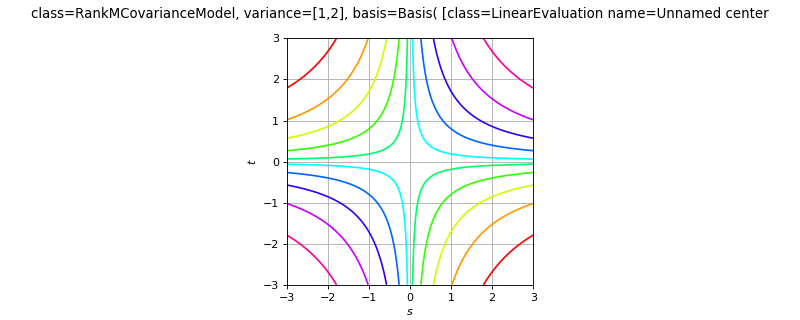

Generate this figure with Python:
import openturns as ot
from matplotlib import pyplot as plt
from openturns.viewer import View
if ot.RankMCovarianceModel().__class__.__name__ == 'ExponentialModel':
    covarianceModel = ot.ExponentialModel([0.5], [5.0])
elif ot.RankMCovarianceModel().__class__.__name__ == 'GeneralizedExponential':
    covarianceModel = ot.GeneralizedExponential([2.0], [3.0], 1.5)
elif ot.RankMCovarianceModel().__class__.__name__ == 'ProductCovarianceModel':
    amplitude = [1.0]
    scale1 = [4.0]
    scale2 = [4.0]
    cov1 = ot.ExponentialModel(scale1, amplitude)
    cov2 = ot.ExponentialModel(scale2, amplitude)
    covarianceModel = ot.ProductCovarianceModel([cov1, cov2])
elif ot.RankMCovarianceModel().__class__.__name__ == 'RankMCovarianceModel':
    variance = [1.0, 2.0]
    basis = ot.LinearBasisFactory().build()
    covarianceModel = ot.RankMCovarianceModel(variance, basis)
else:
    covarianceModel = ot.RankMCovarianceModel()
title = str(covarianceModel)[:100]
if covarianceModel.getInputDimension() == 1:
    scale = covarianceModel.getScale()[0]
    if covarianceModel.isStationary():
        def f(x):
            return [covarianceModel(x)[0, 0]]
        func = ot.PythonFunction(1, 1, f)
        func.setDescription(['$tau$', '$cov$'])
        cov_graph = func.draw(-3.0 * scale, 3.0 * scale, 129)
        cov_graph.setTitle(title)
        fig = plt.figure(figsize=(10, 4))
        cov_axis = fig.add_subplot(111)
        View(cov_graph, figure=fig, axes=[cov_axis], add_legend=False)
    else:
        def f(x):
            return [covarianceModel([x[0]], [x[1]])[0, 0]]
        func = ot.PythonFunction(2, 1, f)
        func.setDescription(['$s$', '$t$', '$cov$'])
        cov_graph = func.draw([-3.0 * scale]*2, [3.0 * scale]*2, [129]*2)
        cov_graph.setTitle(title)
        fig = plt.figure(figsize=(10, 4))
        cov_axis = fig.add_subplot(111)
        View(cov_graph, figure=fig, axes=[cov_axis], add_legend=False, square_axes=True)
elif covarianceModel.getInputDimension() == 2:
    scale = covarianceModel.getScale()
    if covarianceModel.isStationary():
        def f(x):
            return [covarianceModel(x)[0, 0]]
        func = ot.PythonFunction(2, 1, f)
        func.setDescription(['$s$', '$t$', '$cov$'])
        cov_graph = func.draw(-3.0 * scale, 3.0 * scale, [129]*2)
        cov_graph.setTitle(title)
        fig = plt.figure(figsize=(10, 4))
        cov_axis = fig.add_subplot(111)
        View(cov_graph, figure=fig, axes=[cov_axis], add_legend=False, square_axes=True)
